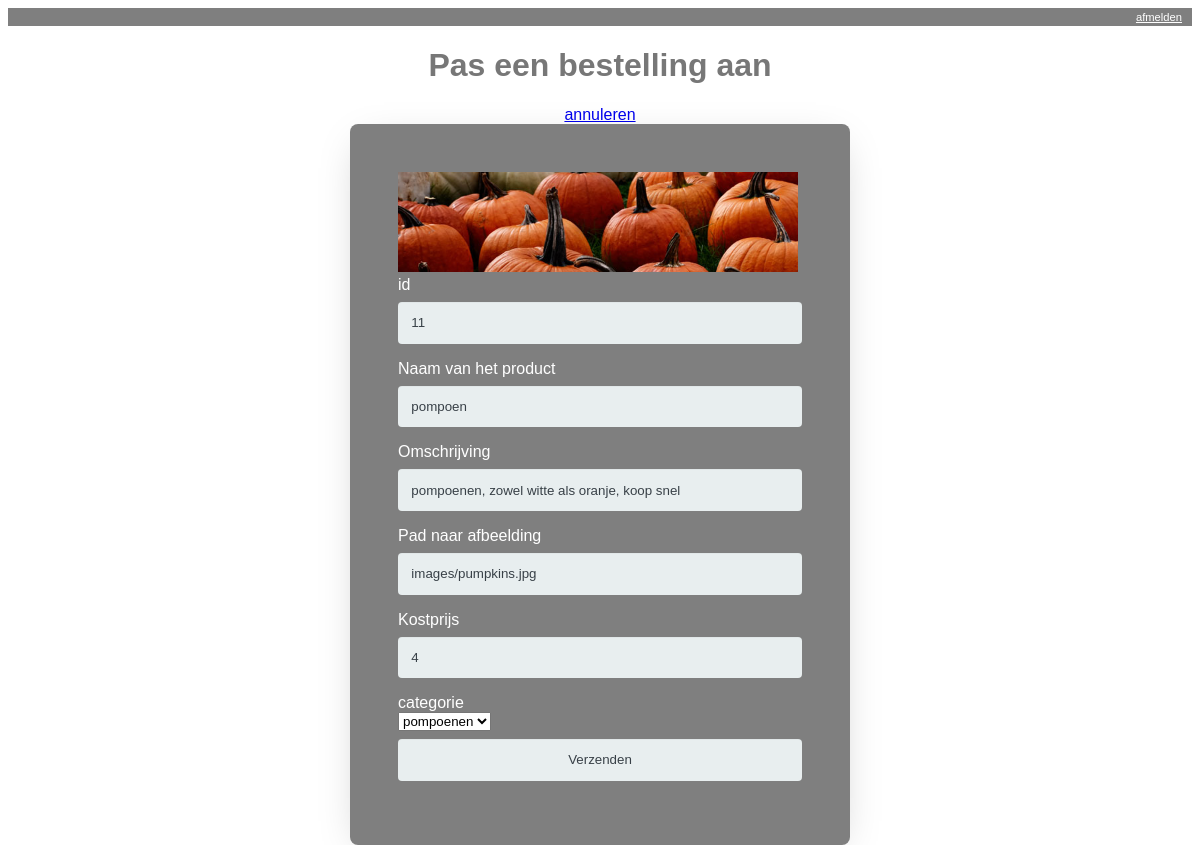
Page /update-product.php?id=11&catID=3 (signed in) on the committed database.
### tables this page shows
CREATE TABLE `producten` (
  `ID` int(255) NOT NULL,
  `titel` varchar(100) NOT NULL,
  `omschrijving` varchar(1000) NOT NULL,
  `kostprijs` varchar(100) NOT NULL,
  `afbeelding` varchar(100) NOT NULL,
  `catID` int(50) NOT NULL
);

### src/database/database.php (called while the page is built, shortened)
<?php
class Database
{
    private static function getConnection()
    {
        $user = 'root';
        $pass = 'root';
        $host = 'localhost';
        $db_name = 'Halloween';
        $dsn = "mysql:host=$host;dbname=$db_name";
        $db = new PDO($dsn, $user, $pass);
        return $db;
    }
    public static function getRows($sql, $params = [], $type = null)
    {
        $conn = self::getConnection();
        $stmt = $conn->prepare($sql);
        $stmt->execute($params);
        if ($type == null) {
            $rows = $stmt->fetchAll();
        } else {
            $rows = $stmt->fetchAll(PDO::FETCH_CLASS | PDO::FETCH_PROPS_LATE, $type);
        }
        return $rows;
    }
    public static function getSingleRow($sql, $params = [], $type = null)
    {
        $conn = self::getConnection();
        $stmt = $conn->prepare($sql);
        $stmt->execute($params);
        if ($type == null) {
            $row = $stmt->fetch();
        } else {
            $stmt->setFetchMode(PDO::FETCH_CLASS | PDO::FETCH_PROPS_LATE, $type);
            $row = $stmt->fetch();
        }
        return $row;
    }
}
?>

### src/repository/halloweenrepository.php (called while the page is built, shortened)
<?php
require_once dirname(__FILE__) . "/../database/database.php";
class HalloweenRepository
{
    public static function getProductById($parID){
        $item = Database::getSingleRow("SELECT * FROM producten WHERE id=?", [$parID], "Product");
        return $item;
    }
    public static function getAllCategories(){
        $arr = Database::getRows("SELECT * FROM categorie", null, "Categorie");
        return $arr;
    }
}
?>

### update-product.php (the view, shortened to what this page needs)
<?php
require_once dirname(__FILE__) . "/src/repository/halloweenrepository.php";
$product = HalloweenRepository::getProductById($_GET['id']);
function toonCategorie(){
  $categories = HalloweenRepository::getAllCategories();
  $product = HalloweenRepository::getProductById($_GET['id']);
  foreach($categories as $categorie){
    echo "<option name='catID' value='$categorie->ID'". bepaalSelected($product->catID, $categorie->ID) .">$categorie->categorieNaam</option>";
  }
}
function bepaalSelected($productCatID, $categorieID){
  if($productCatID == $categorieID){
    return "selected";
  } else {
    return "";
  }
}
?>
<!DOCTYPE html>
<html lang="en">
<head>
	<link rel="stylesheet" href="css/screen.css" />
	<link rel="stylesheet" href="css/style.css" />
</head>
<body>
<div class="profile">
<div class="profile__attribute">
</div>
  <a class="profile__attribute profile__logout" href="logout.php">afmelden</a>
</div>
<div class="wrapper-form">
 <div class="form-title">
    <h1>Pas een bestelling aan</h1>
    <a href="index.php">annuleren</a>
</div>
    <form action="update-product-verwerk.php" method="post" class="c-order-form">
    <div class="c-row">
           <img src='<?php echo $product->afbeelding ?>' class="c-row__image">
          </div>
          <div class="c-row">
            <div class="c-row__label">id</div>
            <div class="c-row__input">
             <input type="text" name="id" id="id" readonly value="<?php echo $product->ID ?>">
            </div>
          </div>
          <div class="c-row">
            <div class="c-row__label">Naam van het product</div>
            <div class="c-row__input">
             <input type="text" name="titel" id="titel" value="<?php echo $product->titel ?>">
            </div>
          </div>
          <div class="c-row">
            <div class="c-row__label">Omschrijving</div>
            <div class="c-row__input">
             <input type="text" name="omschrijving" id="omschrijving" value="<?php echo $product->omschrijving ?>">
            </div>
          </div>  <div class="c-row">
            <div class="c-row__label">Pad naar afbeelding</div>
            <div class="c-row__input">
             <input type="text" name="afbeelding" id="afbeelding" value="<?php echo $product->afbeelding ?>">
            </div>
          </div>
          <div class="c-row">
            <div class="c-row__label">Kostprijs</div>
            <div class="c-row__input">
             <input type="text" name="kostprijs" id="kostprijs" value="<?php echo $product->kostprijs ?>">
            </div>
          </div>
          <div class="c-row">
            <div class="c-row__label">categorie</div>
            <div class="c-row__input" for="type">
             <select name="categorie" id="categorie">
               <?php toonCategorie(); ?>
             </select>
            </div>
          </div>
          <div class="c-row">
              <div class="c-row__input"><input   type="submit"  value="Verzenden" name="submit"></div>
          </div>
      </form>
      </div>
</body>
</html>

### css/screen.css (style rules this page uses)
* { box-sizing: border-box; }
body { height: 100vh; font-family: Verdana, Geneva, Tahoma, sans-serif; color: #777; }
body:before { z-index: -300; content: ""; position: fixed; top: 0; left: 0; width: 100%; height: 100%; background-image: url("../images/background.jpg"); background-size: cover; -webkit-filter: blur(1px) brightness(0.3); -moz-filter: blur(1px) brightness(0.5); -ms-filter: blur(1px) brightness(0.5); -o-filter: blur(1px) brightness(0.5); filter: blur(1px) brightness(0.3); }
.c-row__image { width: 400px; height: 100px; object-fit: cover; }
h1 { justify-content: center; align-items: center; display: flex; }
.wrapper-form { display: flex; justify-content: center; align-items: center; flex-wrap: wrap; }
.form-title { display: flex; flex: 1 0 100%; flex-direction: column; align-items: center; }
.profile { display: flex; justify-content: flex-end; max-height: 2em; margin-top: .5rem; box-shadow: 0 10px 40px -14px rgba(0, 0, 0, 0.25); background-color: rgba(0, 0, 0, 0.5); }
.profile__attribute { margin-right: 10px; align-self: center; }
.profile__logout { color: white; font-size: 70%; cursor: pointer; }
form { padding: 3em; padding-bottom: 3em; border-radius: 8px; width: 500px; box-shadow: 0 10px 40px -14px rgba(0, 0, 0, 0.25); background-color: rgba(0, 0, 0, 0.5); color: white; }
form input { color: #384047; background-color: #e8eeef; box-shadow: 0 1px 0 rgba(0, 0, 0, 0.03) inset; border: none; border-radius: 4px; padding: 1em; margin-bottom: 1.2em; width: 100%; margin-top: .5rem; }
input[type=text], input[type=password] { box-sizing: border-box; }

### rows in the picture
producten: afbeelding (picture), id "11", titel "pompoen", omschrijving "pompoenen, zowel witte als oranje, koop snel", afbeelding "images/pumpkins.jpg", kostprijs "4"

### other values in the picture
form field categorie "pompoenen"
